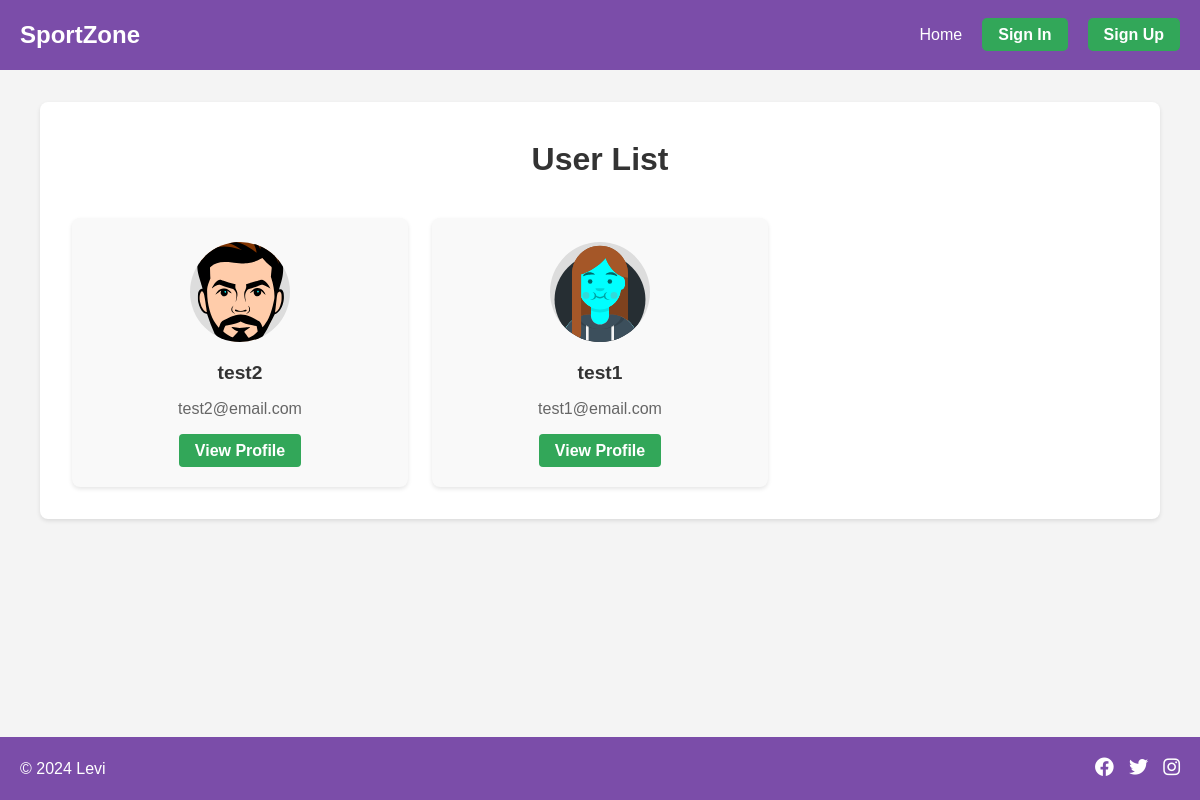
The app's page /user_list with its own data.
### sport/models.py (models this page shows, shortened)
class CustomUser(User):
    avatar = models.FileField(upload_to='sport/static/avatars/', blank=True, null=True)

### sport/views.py (the view)
# urls.py: path('user_list', views.user_list, name='user_list'),
def user_list(request):
    user_list = CustomUser.objects.all()
    context = {
        'user_list': user_list,
    }
    return render(request, 'sport/user_list.html', context)

### sport/templates/sport/user_list.html (shortened to what this page needs)
{% extends "sport/base.html" %}
{% load static %}
{% block content %}
<div class="container">
    <div class="user-list-container">
        <h1>User List</h1>
        {% if user_list %}
        <div class="user-cards">
            {% for user in user_list %}
            <div class="user-card">
                <div class="user-avatar">
                    {% if user.avatar %}
                    <img src="{{ user.avatar.url }}" alt="{{ user.username }}">
                    {% else %}
                    <i class="fas fa-user"></i>
                    {% endif %}
                </div>
                <div class="user-info">
                    <h3>{{ user.username }}</h3>
                    <p>{{ user.email }}</p>
                    <a href="{% url 'sport:user_detail' user_id=user.id %}" class="btn btn-primary">View Profile</a>
                </div>
            </div>
            {% endfor %}
        </div>
        {% else %}
        <p>No users found.</p>
        {% endif %}
    </div>
</div>
{% endblock content %}

### sport/static/css/styles.css (style rules this page uses)
* { margin: 0; padding: 0; box-sizing: border-box; }
body { font-family: Arial, sans-serif; line-height: 1.6; color: #333; background-color: #f4f4f4; }
.container { max-width: 1200px; margin: 0 auto; padding: 0 20px; }
.btn { padding: 0.5rem 1rem; border-radius: 5px; text-decoration: none; font-weight: bold; }
.btn-primary { background-color: #32a759; color: #fff; }
.user-list-container { background-color: #fff; border-radius: 8px; padding: 2rem; box-shadow: 0 2px 4px rgba(0, 0, 0, 0.1); margin-bottom: 2rem; }
.user-list-container h1 { text-align: center; color: #333; margin-bottom: 2rem; }
.user-cards { display: grid; grid-template-columns: repeat(auto-fill, minmax(250px, 1fr)); gap: 1.5rem; }
.user-card { background-color: #f9f9f9; border-radius: 8px; overflow: hidden; transition: transform 0.3s ease, box-shadow 0.3s ease; box-shadow: 0 2px 4px rgba(0, 0, 0, 0.1); display: flex; flex-direction: column; align-items: center; padding: 1.5rem; }
.user-avatar { width: 100px; height: 100px; border-radius: 50%; overflow: hidden; margin-bottom: 1rem; display: flex; justify-content: center; align-items: center; background-color: #ddd; }
.user-avatar img { width: 100%; height: 100%; object-fit: cover; }
.user-info { text-align: center; }
.user-info h3 { font-size: 1.2rem; color: #333; margin-bottom: 0.5rem; }
.user-info p { font-size: 1rem; color: #666; margin-bottom: 1rem; }
.user-info .btn { padding: 0.5rem 1rem; font-size: 1rem; border-radius: 4px; text-decoration: none; color: #fff; background-color: #32a759; transition: background-color 0.3s ease; }
.btn { padding: 0.5rem 1rem; border: 1 }

### records on screen
CustomUser: avatar (picture), username "test2", email "test2@email.com"
CustomUser: avatar (picture), username "test1", email "test1@email.com"
